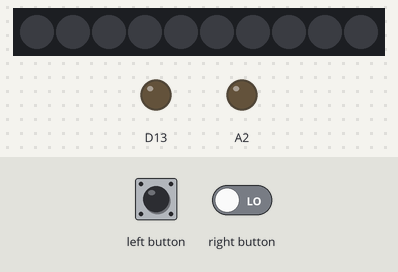
Bench run of a sketch on a simulated Adafruit Circuit Playground Express. On the bench: 10 RGB LEDs in strip order, left to right, output pins drawn as LEDs (lit = HIGH). The test bench sets the inputs (shaded band). What the sketch prints to the serial monitor is not drawn.

Above: at 1.2 s.
1.3 s: left button pressed for 0.15 s
At 1.37 s:
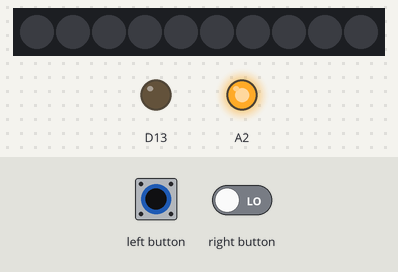
4.5 s: left button pressed for 3.2 s
At 8.7 s:
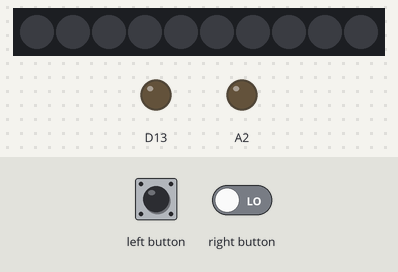
10.7 s: left button driven HIGH and right button driven HIGH
At 11.0 s:
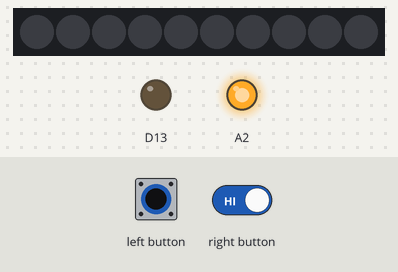
12.6 s: left button set LOW
At 13.6 s:
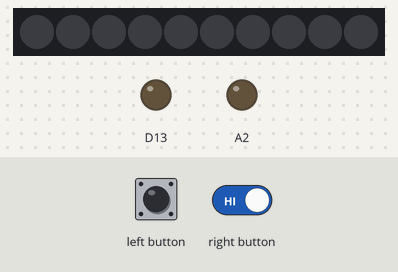
14.1 s: left button set HIGH
At 14.7 s:
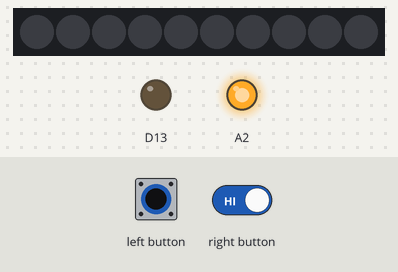
Timing chart, 0 to 16.6 s (numbered marks = the images above; inputs shaded):
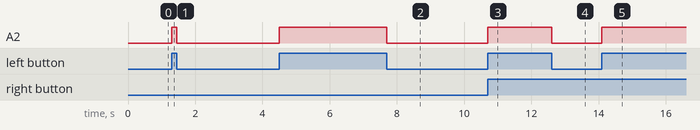

The sketch:

Hello_Digi_IO.ino
```cpp
#include <Adafruit_CircuitPlayground.h>

bool leftButtonPressed;
bool rightButtonPressed;

void setup() {
  Serial.begin(9600);
  CircuitPlayground.begin();
  pinMode(A2,OUTPUT);
}

void loop() {
   leftButtonPressed = CircuitPlayground.leftButton();
   rightButtonPressed = CircuitPlayground.rightButton();

Serial.print("Left Button:");
if (leftButtonPressed) {
  Serial.print("DOWN");
  digitalWrite(A2,HIGH);
}else{
  Serial.print("UP");
  digitalWrite(A2,LOW);
}
 Serial.print("   Right Button: ");
  if (rightButtonPressed) {
    Serial.print("DOWN");
  } else {
    Serial.print("  UP");
  }
   Serial.println();

}
```

Measured:
- after the input at 1.3 s, A2: LOW → HIGH at once, → LOW 0.15 s later
- after the input at 4.5 s, A2: LOW → HIGH at once, → LOW 3.2 s later
- after the input at 10.7 s, A2: LOW → HIGH at once
- after the input at 12.6 s, A2: HIGH → LOW at once
- after the input at 14.1 s, A2: LOW → HIGH at once
